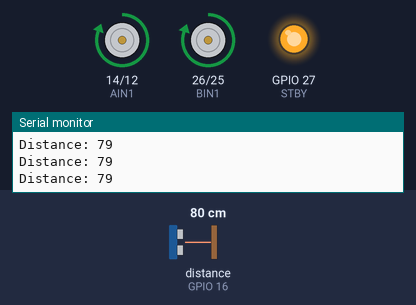
A sketch run on a simulated ESP32. Shown: motor-driver pin pairs drawn as motors (green arrow = first pin HIGH = forward, orange = second pin HIGH = backward, longer = more drive, scaled by the enable pin, stopped while the standby pin is LOW), output pins drawn as LEDs (lit = HIGH), the last lines printed to the serial monitor. Wiring (inferred from the names in the program): ultrasonic range finder: trigger GPIO 17; echo GPIO 16. Inputs (shaded band) come from the test bench; at power-on: distance to the obstacle (sensor on GPIO 16) 80 cm. The echo pulse lasts 58.3 µs per cm; pins used as bus, display or sensor lines are not drawn.

Above: at 1.2 s.
1.3 s: distance to the obstacle (sensor on GPIO 16) set to 13 cm
2.8 s: distance to the obstacle (sensor on GPIO 16) set to 10 cm
At 3.5 s:
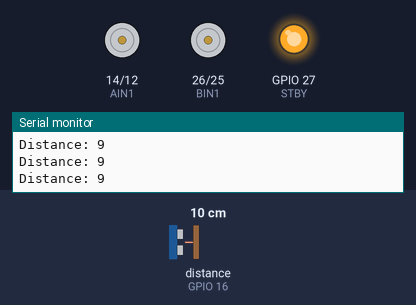
4.3 s: distance to the obstacle (sensor on GPIO 16) set to 18 cm
At 5.2 s:
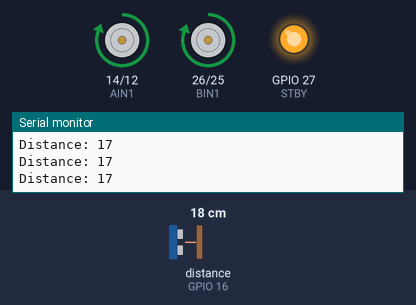
5.8 s: distance to the obstacle (sensor on GPIO 16) set to 2 cm
At 7.2 s:
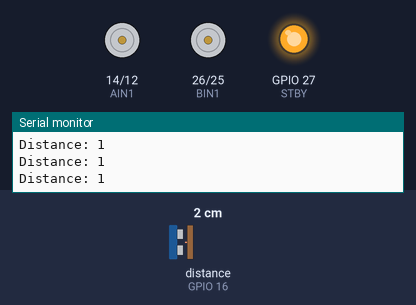
Timing chart, 0 to 8.3 s (numbered marks = the images above; inputs shaded):
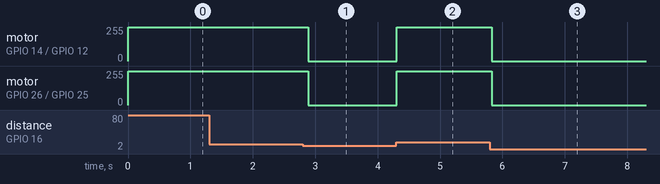

Measured:
- the behaviour switches between 12 and 11 cm on distance to the obstacle (sensor on GPIO 16) (found by bisection; images 0 and 1)
- after the input at 2.8 s, motor on GPIO 14 (AIN1) / GPIO 12 (AIN2): forward 255/255 → stopped after 0.09 s; motor on GPIO 26 (BIN1) / GPIO 25 (BIN2): forward 254/255 → stopped after 0.09 s
- after the input at 4.3 s, motor on GPIO 14 (AIN1) / GPIO 12 (AIN2): stopped → forward 255/255 at once; motor on GPIO 26 (BIN1) / GPIO 25 (BIN2): stopped → forward 254/255 at once
- after the input at 5.8 s, motor on GPIO 14 (AIN1) / GPIO 12 (AIN2): forward 255/255 → stopped at once; motor on GPIO 26 (BIN1) / GPIO 25 (BIN2): forward 254/255 → stopped at once

The sketch:

forwardandstop.ino
```cpp
#define TRIG_CENTER 17
#define ECHO_CENTER 16

#define TRIG_LEFT 15
#define ECHO_LEFT 2

#define TRIG_RIGHT 22
#define ECHO_RIGHT 23

#define PWMA 13   // Left Motor PWM
#define AIN2 12   // Left Motor AIN2
#define AIN1 14   // Left Motor AIN1
#define STBY 27   // Standby pin for Motor Driver
#define BIN1 26   // Right Motor BIN1
#define BIN2 25   // Right Motor BIN2
#define PWMB 33   // Right Motor PWM

// Encoder Pins
#define ENC_LA 19  // Left Motor Encoder A
#define ENC_LB 21  // Left Motor Encoder B
#define ENC_RA 5  // Right Motor Encoder A
#define ENC_RB 18  // Right Motor Encoder B

#define SAFE_DISTANCE 10 // Stop if object is within 10cm

void setup() {
    Serial.begin(115200);

    pinMode(TRIG_CENTER, OUTPUT);
    pinMode(ECHO_CENTER, INPUT);

    pinMode(AIN1, OUTPUT);
    pinMode(AIN2, OUTPUT);
    pinMode(BIN1, OUTPUT);
    pinMode(BIN2, OUTPUT);
    pinMode(PWMA, OUTPUT);
    pinMode(PWMB, OUTPUT);
    pinMode(STBY, OUTPUT);

    digitalWrite(STBY, HIGH); // Enable motor driver
}

long getDistance(int trigPin, int echoPin) {
    digitalWrite(trigPin, LOW);
    delayMicroseconds(2);
    digitalWrite(trigPin, HIGH);
    delayMicroseconds(10);
    digitalWrite(trigPin, LOW);

    long duration = pulseIn(echoPin, HIGH);
    long distance = duration * 0.034 / 2; // Convert to cm
    return distance;
}

void moveForward() {
    digitalWrite(AIN1, HIGH);
    digitalWrite(AIN2, LOW);
    analogWrite(PWMA, 255);  // Adjust speed as needed

    digitalWrite(BIN1, HIGH);
    digitalWrite(BIN2, LOW);
    analogWrite(PWMB, 254);
}

void stopCar() {
    digitalWrite(AIN1, LOW);
    digitalWrite(AIN2, LOW);
    digitalWrite(BIN1, LOW);
    digitalWrite(BIN2, LOW);
    analogWrite(PWMA, 0);
    analogWrite(PWMB, 0);
}

void loop() {
    long distance = getDistance(TRIG_CENTER, ECHO_CENTER);
    Serial.print("Distance: ");
    Serial.println(distance);

    if (distance > SAFE_DISTANCE) {
        moveForward();
    } else {
        stopCar();
    }

    delay(100);
}
```
